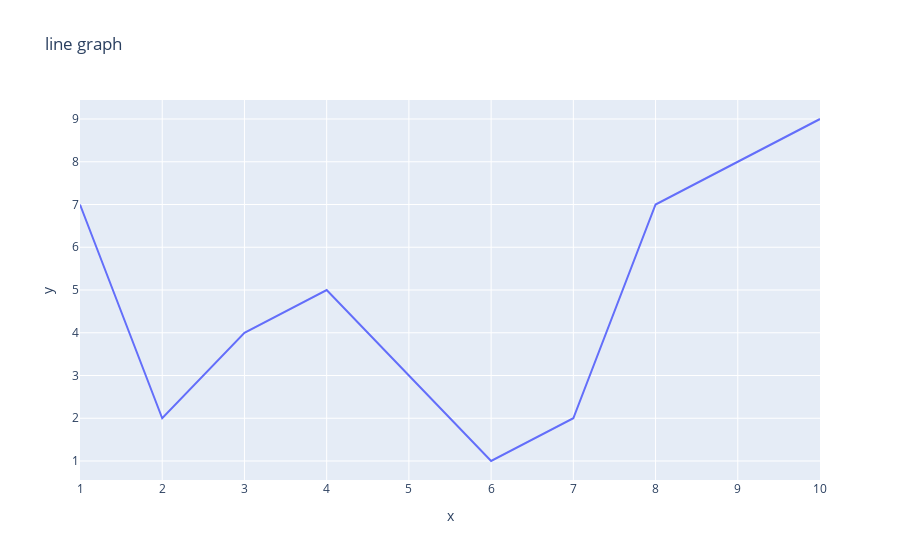

The cell this chart's notebook holds for it:
### Code cell
fig = px.line (x=x, y=y, title = "line graph")
fig.show()

### Figure 1 — Plotly figure (JSON) as saved in the notebook; plotly's stock layout.template omitted (floating-point values rounded to 4 significant figures)
{"data": [{"hovertemplate": "x=%{x}<br>y=%{y}<extra></extra>", "legendgroup": "", "line": {"color": "#636efa", "dash": "solid"}, "marker": {"symbol": "circle"}, "mode": "lines", "name": "", "orientation": "v", "showlegend": false, "type": "scatter", "x": [1, 2, 3, 4, 5, 6, 7, 8, 9, 10], "xaxis": "x", "y": [7, 2, 4, 5, 3, 1, 2, 7, 8, 9], "yaxis": "y"}], "layout": {"legend": {"tracegroupgap": 0}, "title": {"text": "line graph"}, "xaxis": {"anchor": "y", "domain": [0, 1], "title": {"text": "x"}}, "yaxis": {"anchor": "x", "domain": [0, 1], "title": {"text": "y"}}}}
